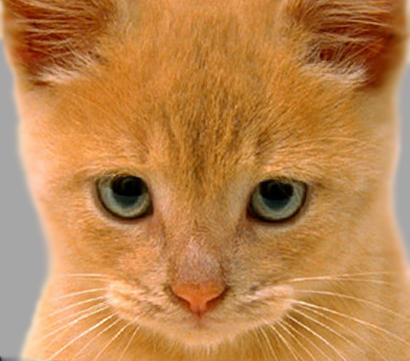
#> input picture data/cat.bmp, 410 x 361 px
$ python part1.py   (older library calls are emulated)
#> lines starting #> are read from the running program, lines starting #| are printed output that depends on the picture
### code/helpers.py
# Project Image Filtering and Hybrid Images Stencil Code
# Based on previous and current work
# by James Hays for CSCI 1430 @ Brown and
# CS 4495/6476 @ Georgia Tech
import scipy.fftpack as fp
import numpy as np
from numpy import pi, exp, sqrt
from skimage import io, img_as_ubyte, img_as_float32
from skimage.transform import rescale
from scipy import signal
import cv2
from copy import deepcopy
import itertools
from enum import Enum
import matplotlib.pyplot as plt


# [130 lines left out: functions zero_pad, conv_single_step, conv_forward, not called in this run]


def show_images(images, titles):
    """
    This function is used to show image(s) with titles by sending an array of images and an array of associated titles.
    images[0] will be drawn with the title titles[0] if exists
    :param images: an array of images or a single image
    :param titles: an array of titles or a single title
    """
    # handling different inputs [list or scalars]
    try:
        iter(images)
    except:
        images = [images]
    try:
        iter(titles)
    except:
        titles = [titles]

    assert len(images) == len(titles)
    for title in titles:
        cv2.namedWindow(title, cv2.WINDOW_NORMAL)

    for title, img in zip(titles, images):
        cv2_compatible = cv2.cvtColor(img.astype('float32'), cv2.COLOR_BGR2RGB)
        cv2.imshow(title, cv2_compatible)

    cv2.waitKey(0)
    cv2.destroyAllWindows()


def fft_filter(img, kernel, Visualize_process=False, img_name=''):
    """
    This function filters an image with a given filter kernel in the frequency domain.
    :param Visualize_process: set True if you want to see the spectrum of the image, the mask, & the filtered image
    :param img: the image to be filtered
    :param kernel: the filter kernel used in the filtering
    :return: the filtered image
    """

    def filter_one_channel(img, mask):
        # step1: getting the spectrum of the image: dft is a 3D array where the third dimension has two channels; the
        # first is the real part and the 2nd is the imaginary part
        dft = cv2.dft(np.float32(img), flags=cv2.DFT_COMPLEX_OUTPUT)
        # normally the spectrum starts at the leftmost upper corner of the array, we would like to shift it to the
        # so that the low frequencies would be centered at the origin and the higher frequencies on the outside
        shifted_dft = np.fft.fftshift(dft)

        # here we're calculating the magnitude spectrum of the image from the real and imaginary parts for visualization
        image_spectrum = 20 * np.log(cv2.magnitude(shifted_dft[:, :, 0], shifted_dft[:, :, 1]))

        # now we will apply the filter mask on both the real and imaginary parts
        filtered_shifted_dft = shifted_dft * np.dstack((mask, mask))

        # np.log spits out a warning whenever it gets a zero because the log of zero is undefined. To avoid this,
        # we're adding a very small number in place of the zeros (whose value won't affect the final result)
        zero_dummy = np.ones_like(filtered_shifted_dft) * 10 ** -12
        filtered_shifted_dft = filtered_shifted_dft + zero_dummy

        # getting the spectrum of the filtered result for visualization
        filtered_spectrum = 20 * np.log(cv2.magnitude(filtered_shifted_dft[:, :, 0], filtered_shifted_dft[:, :, 1]))

        # undoing the dft shift
        inverse_shift = np.fft.ifftshift(filtered_shifted_dft)

        # undoing the dft (inverse dft) - to get the filtered image back
        filtered_image = cv2.idft(inverse_shift, flags=cv2.DFT_SCALE | cv2.DFT_REAL_OUTPUT)
        # filtered_image = cv2.magnitude(idft[:, :, 0], idft[:, :, 1])

        return filtered_image, image_spectrum, filtered_spectrum

    gray = len(img.shape) == 2

    r, c = (img.shape[0], img.shape[1])
    kr, kc = kernel.shape
    padded = np.pad(kernel, ((0, r - kr), (0, c - kc)), 'constant', constant_values=0)
    dft_k = cv2.dft(np.float32(padded), flags=cv2.DFT_COMPLEX_OUTPUT)
    dft_k_sh = np.fft.fftshift(dft_k)
    mask = cv2.magnitude(dft_k_sh[:, :, 0], dft_k_sh[:, :, 1])

    if gray:
        filtered_image, image_spectrum, filtered_spectrum = filter_one_channel(img, mask)
    else:
        f1, s1, fs1 = filter_one_channel(img[:, :, 0], mask)
        f2, s2, fs2 = filter_one_channel(img[:, :, 1], mask)
        f3, s3, fs3 = filter_one_channel(img[:, :, 2], mask)
        filtered_image = np.dstack((f1, f2, f3))
        image_spectrum = np.dstack((s1, s2, s3))
        filtered_spectrum = np.dstack((fs1, fs2, fs3))
        mask = np.dstack((mask, mask, mask))

    if Visualize_process:
        cv2.normalize(image_spectrum, image_spectrum, 0, 1, cv2.NORM_MINMAX)
        cv2.normalize(filtered_spectrum, filtered_spectrum, 0, 1, cv2.NORM_MINMAX)

        stacked = np.hstack((image_spectrum, mask, filtered_spectrum))
        save_image(f"../results/{img_name}_FFT_img_spectrum+filter+output_spectrum.jpg", stacked)
        save_image(f"../results/{img_name}_fft_output.jpg", filtered_image)
        show_images([img, image_spectrum, mask, filtered_spectrum, filtered_image],
                    ['original', 'image spectrum', 'filter mask', 'filtered spectrum', 'filtered image'])

    return filtered_image


def correlate_one_channel(original_image, padded_image, filter_kernel):
    """
    a helper function to "my_imfilter". convolves a 2d image with a given filter kernel
    :param original_image: 2d image to be filtered
    :param padded_image: the same image padded to the appropriate size
    :param filter_kernel: the filter kernel to be used in the correlation/convolution process
    :return: the filtered output image resulting from the convolution/correlation
    """

    # the padded region's size
    extraRows = filter_kernel.shape[0] // 2
    extraCols = filter_kernel.shape[1] // 2

    # original image 2D size
    n_rows = original_image.shape[0]
    n_cols = original_image.shape[1]

    # initializing a mold for the output image
    filtered_image = np.zeros((n_rows, n_cols))

    indices = itertools.product(np.arange(n_rows), np.arange(n_cols))
    for i_in_orig, j_in_orig in indices:
        anchor_i = i_in_orig + extraRows
        anchor_j = j_in_orig + extraCols
        # looping over the image in blocks centered at each pixel
        img_block = padded_image[anchor_i - extraRows: anchor_i + extraRows + 1,
                    anchor_j - extraCols:anchor_j + extraCols + 1]
        # constructing the output pixel by pixel from the result of filtering the corresponding block
        filtered_image[i_in_orig][j_in_orig] = np.multiply(img_block, filter_kernel).sum()

    return filtered_image


def my_imfilter(image: np.ndarray, filter_kernel: np.ndarray, padding_method='zero', method='convolution',
                domain='spatial', im_name_fft="", visualize_fft=False):
    """
    filters the given image with the filter kernel. Supports grayscale and rgb.
    :param visualize_fft: a visualization verbose to show the spectra of images during fft calculations
    :param im_name_fft: file name of the image to save visualized results
    :param domain: 'spatial': (default) filter using regular convolution/correlation in the time domain
                    'fft': filter in the frequency domain using fft
    :param image: input image, gray scale or 3 channel RGB/BGR
    :param filter_kernel: filter kernel
    :param padding_method: supports 'zero', 'reflect', 'edge' or 'mean' padding.
    :param method: filter application method, 'convolution' or 'correlation'
    :return: the filtered image
    """
    # checking the "domain" input argument
    assert domain in ['spatial',
                      'fft'], 'choose either "spatial", or "fft" for the "domain=" argument'

    # checking the "method" input argument
    assert method in ['convolution',
                      'correlation'], 'choose either "convolution", or "correlation" for the "method=" argument'

    # checking the "padding_method" argument
    assert padding_method in ['zero', "edge", "mean", 'reflect'], 'choose either "zero", "reflect", "edge" or "mean" ' \
                                                                  'for the "padding_method=" argument '

    # Checking the filter_kernel size:
    size = filter_kernel.shape
    if size[0] % 2 == 0 or size[1] % 2 == 0:
        print('Invalid Filter Size! filter_kernel dimensions must be odd')
        return

    # check if image is grayscale
    gray = len(image.shape) == 2

    if method == 'convolution':
        # convolution uses the same technique as correlation but Flips the filter_kernel 180 deg
        filter_kernel = np.flipud(np.fliplr(filter_kernel))
        # note that if method equal 'correlation' we won't be flipping the kernel

    if domain == 'spatial':

        # calculating how many extra rows & cols of padding are needed
        ksize = filter_kernel.shape
        extraRows = ksize[0] // 2
        extraCols = ksize[1] // 2

        # if image is gray scale we will pad two dimensions only, otherwise we will pad 3 dimensions
        padding_size = ((extraRows, extraRows), (extraCols, extraCols)) if gray else (
            (extraRows, extraRows), (extraCols, extraCols), (0, 0))

        if padding_method == 'zero':
            # Pad the image with Zeros
            padded_image = np.pad(image, padding_size, 'constant', constant_values=0)

        else:
            padded_image = np.pad(image, padding_size, padding_method)

        # Applying the filter_kernel
        if gray:
            filtered_image = correlate_one_channel(image, padded_image, filter_kernel)

        else:
            ch1 = correlate_one_channel(image, padded_image[:, :, 0], filter_kernel)
            ch2 = correlate_one_channel(image, padded_image[:, :, 1], filter_kernel)
            ch3 = correlate_one_channel(image, padded_image[:, :, 2], filter_kernel)
            filtered_image = np.stack((ch1, ch2, ch3), axis=2)

    else:
        filtered_image = fft_filter(image, filter_kernel, Visualize_process=visualize_fft, img_name=im_name_fft)

    return filtered_image


# [59 lines left out: functions gen_hybrid_image, vis_hybrid_image, not called in this run]


def load_image(path):
#> called with path = '../data/cat.bmp'
    return img_as_float32(io.imread(path))


def save_image(path, im):
    try:
        return io.imsave(path, img_as_ubyte(np.round(im.copy(), 6)))
    except:
        im[np.where(im>1)] =1
        im[np.where(im<-1)] =-1
        return io.imsave(path, img_as_ubyte(np.round(im.copy(), 6)))

### code/part1.py
import os
import cv2
import matplotlib.pyplot as plt
import numpy as np
from helpers import load_image, save_image, my_imfilter, show_images,fft_filter
from skimage.transform import rescale

try_it_out_with_gray = False
save_outputs = True
show_outputs = True

# creating a directory for the resulting images to go to
resultsDir = '..' + os.sep + 'results'
if not os.path.exists(resultsDir):
    os.mkdir(resultsDir)

# loading an image to try the filters on and resizing it (downsampling)
test_image = load_image('../data/cat.bmp')
test_image = rescale(test_image, 0.7, mode='reflect', multichannel=True)
if try_it_out_with_gray:
    test_image = test_image.mean(axis=2)


laplacian_filter = np.asarray([[0, 1, 0], [1, -4, 1], [0, 1, 0]], dtype=np.float32)
large_1d_blur_filter = cv2.getGaussianKernel(5, 5)
large_blur_filter = np.dot(large_1d_blur_filter, large_1d_blur_filter.T)

# # Im gonna try the fft method filter on the gaussian blur, and the laplacian filter
out = my_imfilter(test_image, large_blur_filter, domain='fft', visualize_fft=True, im_name_fft="gauss_blur")
#> in fft_filter, `stacked = np.hstack((image_spectrum, mask, filtered_spectrum))`:
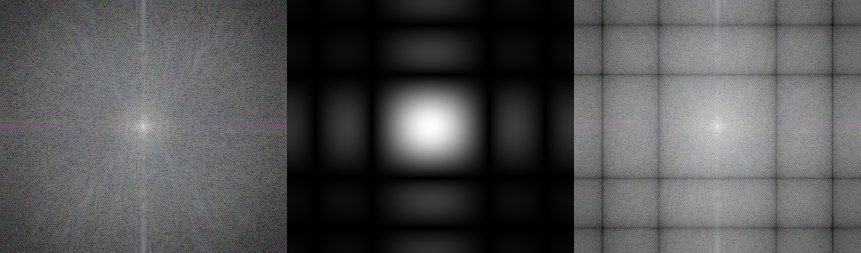
#> stacked: shape (253, 861, 3) float32; mean of channels 0, 1, 2 0.327, 0.328, 0.33; drawn as R, G, B
#> the loop in show_images, `for title in titles:` made 5 passes
#> title on passes 1 to 5: 'original', 'image spectrum', 'filter mask', 'filtered spectrum', 'filtered image'
#> the loop in show_images, `for title, img in zip(titles, images):` made 5 passes
#> pass 1, in show_images, `cv2_compatible = cv2.cvtColor(img.astype('float32'), cv2.COLOR_BGR2RGB)`:
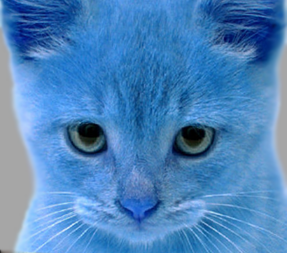
#> cv2_compatible: shape (253, 287, 3) float32; mean R, G, B 0.302, 0.52, 0.738
out2 = my_imfilter(test_image, laplacian_filter, domain='fft', visualize_fft=True, im_name_fft="laplacian")
#> call 2 of fft_filter, with kernel = array of shape (3, 3), Visualize_process = True, img_name = 'laplacian'
#> in filter_one_channel (call 4), `filtered_spectrum = 20 * np.log(cv2.magnitude(filtered_shifted_dft[:, ..`:
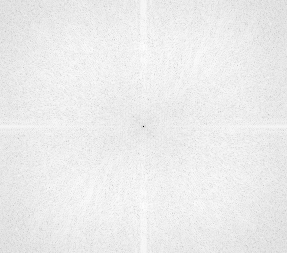
#> filtered_spectrum: shape (253, 287) float32; min -545.7, max 95.98, mean 48.7; drawn with min black and max white
#> in filter_one_channel (call 5), `filtered_image = cv2.idft(inverse_shift, flags=cv2.DFT_SCALE | cv2.DFT..`:
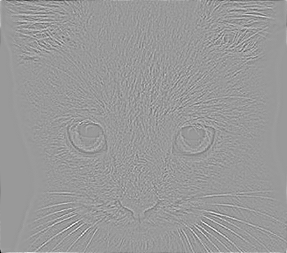
#> filtered_image: shape (253, 287) float32; min -1.11, max 0.731, mean -1.58e-10; drawn with min black and max white
#> in fft_filter (call 2), `stacked = np.hstack((image_spectrum, mask, filtered_spectrum))`:
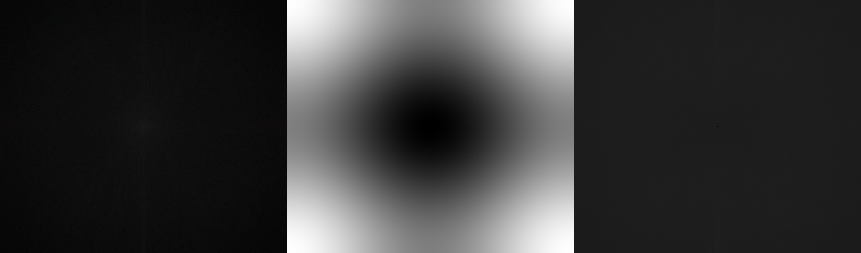
#> stacked: shape (253, 861, 3) float32; mean of channels 0, 1, 2 1.77, 1.77, 1.77; drawn with min black and max white
#> call 4 of save_image, with path = '../results/laplacian_fft_output.jpg'
#> in save_image (call 4), `im[np.where(im<-1)] =-1`:
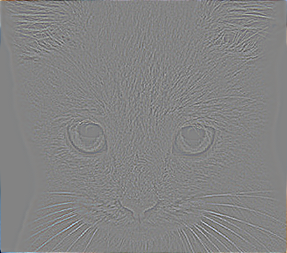
#> im: shape (253, 287, 3) float32; mean of channels 0, 1, 2 6.75e-06, 1.47e-06, 5.71e-10; drawn with min black and max white
#> in save_image (call 4), `return io.imsave(path, img_as_ubyte(np.round(im.copy(), 6)))`:
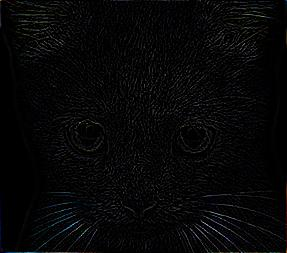
#> saved as laplacian_fft_output.jpg: shape (253, 287, 3); mean R, G, B 7, 7.1, 7.5
#> the loop in show_images (call 2), `for title in titles:` made 5 passes
#> the loop in show_images (call 2), `for title, img in zip(titles, images):` made 5 passes


'''
Identity filter
This filter should do nothing regardless of the padding method you use.
'''
identity_filter = np.asarray([[0, 0, 0], [0, 1, 0], [0, 0, 0]])
identity_image = my_imfilter(test_image, identity_filter, 'zero')
#> the loop in correlate_one_channel, `for i_in_orig, j_in_orig in indices:` made 72611 passes
#> img_block on passes 1 to 3: [[0, 0, 0], [0, 0.811, 0.748], [0, 0.857, 0.781]], [[0, 0, 0], [0.811, 0.748, 0.674], [0.857, 0.781, 0.705]], [[0, 0, 0], [0.748, 0.674, 0.651], [0.781, 0.705, 0.657]]
#> the loop in correlate_one_channel (call 2), `for i_in_orig, j_in_orig in indices:` made 72611 passes
#> img_block on passes 1 to 3: [[0, 0, 0], [0, 0.663, 0.551], [0, 0.713, 0.589]], [[0, 0, 0], [0.663, 0.551, 0.446], [0.713, 0.589, 0.473]], [[0, 0, 0], [0.551, 0.446, 0.384], [0.589, 0.473, 0.396]]


'''
Small blur with a box filter
This filter should remove some high frequencies.
# '''
blur_filter = np.ones((3, 3), dtype=np.float32)
blur_filter /= np.sum(blur_filter, dtype=np.float32)  # making the filter sum to 1
blur_image = my_imfilter(test_image, blur_filter, 'zero')


'''
Large blur
This blur would be slow to do directly, so we instead use the fact that Gaussian blurs are separable and blur sequentially in each direction.
'''

## Slow (naive) version of large blur
import time

t = time.time()
large_blur_image = my_imfilter(test_image, large_blur_filter, 'reflect')
t = time.time() - t
print('{:f} seconds'.format(t))


#

##
#
# '''
# Oriented filter (Sobel operator)
# '''
sobel_filter = np.asarray([[-1, 0, 1], [-2, 0, 2], [-1, 0, 1]],
                          dtype=np.float32)  # should respond to horizontal gradients
sobel_image = my_imfilter(test_image, sobel_filter, 'zero')

# # 0.5 added because the output image is centered around zero otherwise and mostly black
sobel_image = np.clip(sobel_image + 0.5, 0.0, 1.0)


#

#
# '''
# High pass filter (discrete Laplacian)
# '''
laplacian_image = my_imfilter(test_image, laplacian_filter, 'zero')
# # added because the output image is centered around zero otherwise and mostly black
laplacian_image = np.clip(laplacian_image + 0.5, 0.0, 1.0)


# # High pass "filter" alternative: subtracting the low frequency component from the original image
high_pass_image = test_image - blur_image
high_pass_image = np.clip(high_pass_image + 0.5, 0.0, 1.0)


if save_outputs:
    done = save_image('../results/identity_image.jpg', identity_image)
    done = save_image(resultsDir + os.sep + 'high_pass_image.jpg', high_pass_image)
    done = save_image(resultsDir + os.sep + 'laplacian_image.jpg', laplacian_image)
    done = save_image(resultsDir + os.sep + 'blur_image.jpg', blur_image)
    done_gaus = save_image(resultsDir + os.sep + 'CVgaus_blur_image.jpg', large_blur_image)
    done = save_image(resultsDir + os.sep + 'sobel_image.jpg', sobel_image)

if show_outputs:
    images = [identity_image, high_pass_image, laplacian_image, blur_image, large_blur_image]
    titles = ['identity_image', 'high_pass_by_subtraction', 'laplacian_image', 'small_blur_with_box', "large_blur_with gauss"]
    show_images(images, titles)
